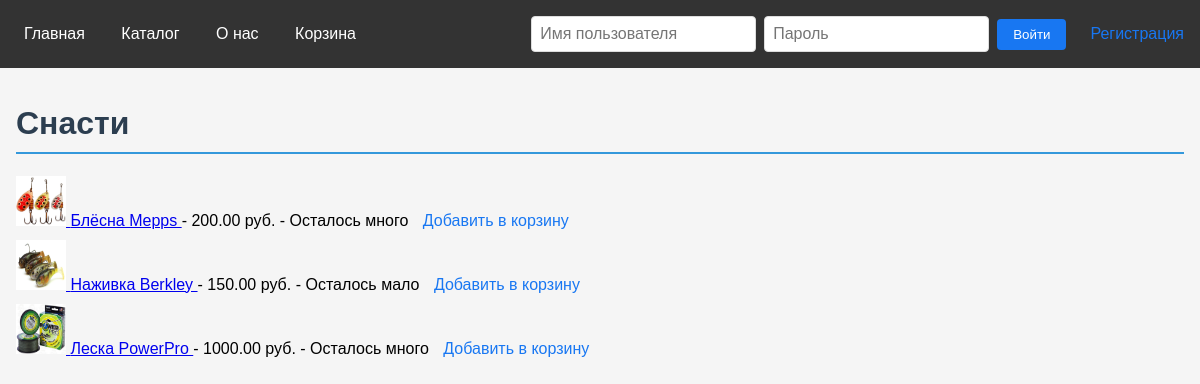
The page /catalog/3/ on the database its author committed.
### main/models.py (models this page shows, shortened)
class Category(models.Model):
    name = models.CharField(max_length=100)
    parent = models.ForeignKey('self', on_delete=models.CASCADE, null=True, blank=True, related_name='children')

class Product(models.Model):
    name = models.CharField(max_length=100)
    description = models.TextField()
    price = models.DecimalField(max_digits=10, decimal_places=2)
    category = models.ForeignKey(Category, on_delete=models.CASCADE, null=True, blank=True )
    stock = models.PositiveIntegerField(default=0)
    image = models.ImageField(upload_to='products/', null=True, blank=True)
    @property
    def stock_status(self):
        if self.stock > 10:
            return "Осталось много"
        elif self.stock > 0:
            return "Осталось мало"
        else:
            "Нет в наличии"

### main/views.py (the view)
# urls.py: path('catalog/<int:category_id>/', SubCategoryView.as_view(), name='subcategory'),
class SubCategoryView(ListView):
    model = Product
    template_name = 'main/subcategory.html'
    def get_queryset(self):
        self.category = get_object_or_404(Category, id=self.kwargs['category_id'])
        return Product.objects.filter(category=self.category)
    def get_context_data(self, **kwargs):
        context = super().get_context_data(**kwargs)
        context['category'] = self.category
        return context

### main/templates/main/subcategory.html (shortened to what this page needs)
{% extends 'main/base.html' %}
{% block content %}
    <div class="container" style="max-width: 1200px; margin: 0 auto;">
        <h1 style="color: #2c3e50; border-bottom: 2px solid #3498db; padding-bottom: 10px;">{{ category.name }}</h1>
        {% if object_list %}
            <ul style="list-style: none; padding: 0;">
            {% for product in object_list %}
                <li style="margin-bottom: 10px;">
                    <a href="{% url 'product_detail' pk=product.pk %}">
                        {% if product.image %}
                            <img src="{{ product.image.url }}" alt="{{ product.name }}" width="50" height="50">
                        {% else %}
                            <img src="/media/default_product_image.jpg" alt="Default Image" width="50" height="50">
                        {% endif %}
                        {{ product.name }}
                    </a>
                    - {{ product.price }} руб. - {{ product.stock_status }}
                    <a href="{% url 'add_to_cart' product.id %}" style="color: #1877f2; text-decoration: none; margin-left: 10px;">Добавить в корзину</a>
                </li>
            {% endfor %}
            </ul>
        {% else %}
            <p>В этой категории нет товаров.</p>
        {% endif %}
    </div>
{% endblock %}

### main/templates/main/base.html (style rules this page uses)
body { font-family: Arial, sans-serif; margin: 0; padding: 0; background-color: #f5f5f5; }

### rows shown on the page
Category: name "Снасти"
Product: image (picture), name "Блёсна Mepps", price "200.00", stock_status "Осталось много"
Product: image (picture), name "Наживка Berkley", price "150.00", stock_status "Осталось мало"
Product: image (picture), name "Леска PowerPro", price "1000.00", stock_status "Осталось много"
